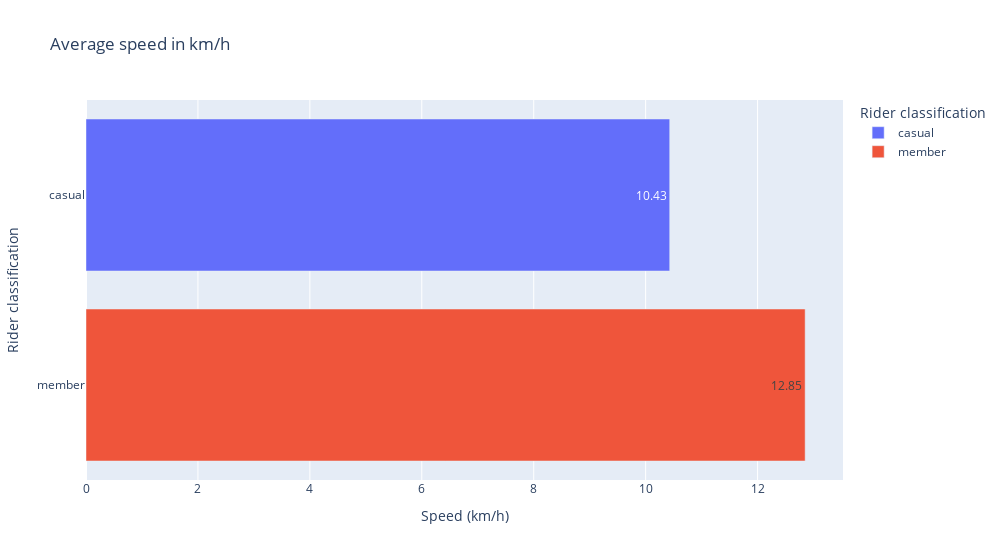

The code cell stored with this chart in its notebook:
### Code cell
px.bar(
    avg_ride,
    x="ride_speed_kmh",
    y="member_casual",
    color="member_casual",
    text="ride_speed_kmh",
    title="Average speed in km/h",
    labels={
        "ride_speed_kmh": chart_legends["ride_speed_kmh"],
        "member_casual": chart_legends["member_casual"],
    },
    hover_name="member_casual",
    hover_data={"member_casual": False, "ride_speed_kmh": True},
    width=chart_parameters['width'],
)

### Figure 1 — Plotly figure (JSON) as saved in the notebook; plotly's stock layout.template omitted (floating-point values rounded to 4 significant figures)
{"data": [{"alignmentgroup": "True", "hovertemplate": "<b>%{hovertext}</b><br><br>Speed (km/h)=%{text}<extra></extra>", "hovertext": ["casual"], "legendgroup": "casual", "marker": {"color": "#636efa", "pattern": {"shape": ""}}, "name": "casual", "offsetgroup": "casual", "orientation": "h", "showlegend": true, "text": [10.43], "textposition": "auto", "type": "bar", "x": [10.43], "xaxis": "x", "y": ["casual"], "yaxis": "y"}, {"alignmentgroup": "True", "hovertemplate": "<b>%{hovertext}</b><br><br>Speed (km/h)=%{text}<extra></extra>", "hovertext": ["member"], "legendgroup": "member", "marker": {"color": "#EF553B", "pattern": {"shape": ""}}, "name": "member", "offsetgroup": "member", "orientation": "h", "showlegend": true, "text": [12.85], "textposition": "auto", "type": "bar", "x": [12.85], "xaxis": "x", "y": ["member"], "yaxis": "y"}], "layout": {"barmode": "relative", "legend": {"title": {"text": "Rider classification"}, "tracegroupgap": 0}, "title": {"text": "Average speed in km/h"}, "width": 1000, "xaxis": {"anchor": "y", "domain": [0, 1], "title": {"text": "Speed (km/h)"}}, "yaxis": {"anchor": "x", "categoryarray": ["member", "casual"], "categoryorder": "array", "domain": [0, 1], "title": {"text": "Rider classification"}}}}
